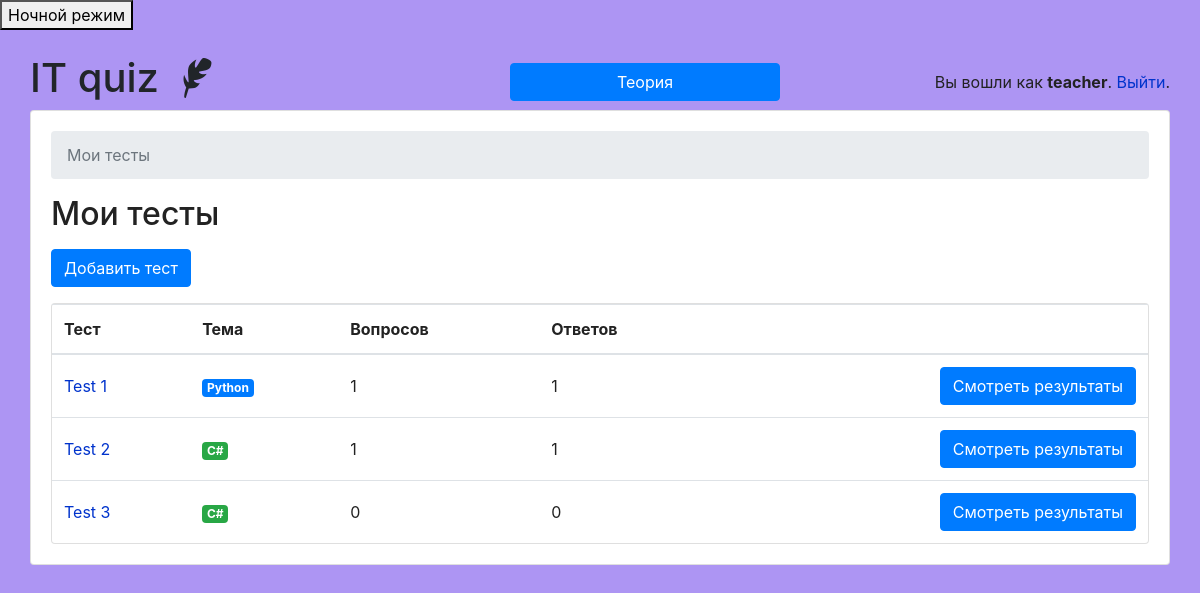
The app's page /teachers/ (signed in) with its own data.
### classroom/models.py (models this page shows, shortened)
class User(AbstractUser):
    is_student = models.BooleanField(default=False)
    is_teacher = models.BooleanField(default=False)

class Quiz(models.Model):
    owner = models.ForeignKey(User, on_delete=models.CASCADE, related_name='quizzes')
    name = models.CharField(max_length=255)
    subject = models.ForeignKey(Subject, on_delete=models.CASCADE, related_name='quizzes')

class Subject(models.Model):
    name = models.CharField(max_length=30)
    color = models.CharField(max_length=7, default='#007bff')
    def get_html_badge(self):
        name = escape(self.name)
        color = escape(self.color)
        html = '<span class="badge badge-primary" style="background-color: %s">%s</span>' % (color, name)
        return mark_safe(html)

### classroom/views/teachers.py (the view)
# urls.py: path('', students.QuizListView.as_view(), name='quiz_list'),
@method_decorator([login_required, teacher_required], name='dispatch')
class QuizListView(ListView):
    model = Quiz
    ordering = ('name', )
    context_object_name = 'quizzes'
    template_name = 'classroom/teachers/quiz_change_list.html'
    def get_queryset(self):
        queryset = self.request.user.quizzes \
            .select_related('subject') \
            .annotate(questions_count=Count('questions', distinct=True)) \
            .annotate(taken_count=Count('taken_quizzes', distinct=True))
        return queryset

### classroom/templates/classroom/teachers/quiz_change_list.html
{% extends 'base.html' %}
{% block content %}
  <nav aria-label="breadcrumb">
    <ol class="breadcrumb">
      <li class="breadcrumb-item active" aria-current="page">Мои тесты</li>
    </ol>
  </nav>
  <h2 class="mb-3">Мои тесты</h2>
  <a href="{% url 'teachers:quiz_add' %}" class="btn btn-primary mb-3" role="button">Добавить тест</a>
  <div class="card wrp">
    <table class="table mb-0">
      <thead>
        <tr>
          <th>Тест</th>
          <th>Тема</th>
          <th>Вопросов</th>
          <th>Ответов</th>
          <th></th>
        </tr>
      </thead>
      <tbody>
        {% for quiz in quizzes %}
          <tr>
            <td class="align-middle"><a href="{% url 'teachers:quiz_change' quiz.pk %}">{{ quiz.name }}</a></td>
            <td class="align-middle">{{ quiz.subject.get_html_badge }}</td>
            <td class="align-middle">{{ quiz.questions_count }}</td>
            <td class="align-middle">{{ quiz.taken_count }}</td>
            <td class="text-right">
              <a href="{% url 'teachers:quiz_results' quiz.pk %}" class="btn btn-primary">Смотреть результаты</a>
            </td>
          </tr>
        {% empty %}
          <tr>
            <td class="bg-light text-center font-italic" colspan="5">Вы еще не создали ни одного теста.</td>
          </tr>
        {% endfor %}
      </tbody>
    </table>
  </div>
{% endblock %}

### templates/base.html (shortened to what this page needs)
{% load static %}<!doctype html>
<html lang="en">
  <head>
    <link rel="stylesheet" href="https://maxcdn.bootstrapcdn.com/bootstrap/4.0.0/css/bootstrap.min.css">
    <link rel="stylesheet" type="text/css" href="{% static 'vendor/fontello-2f186091/css/fontello.css' %}">
    <link rel="stylesheet" type="text/css" href="{% static 'css/app.css' %}">
    {% if user.is_authenticated and user.is_teacher %}
      <link rel="stylesheet" type="text/css" href="{% static 'css/teachers.css' %}">
    {% else %}
      <link rel="stylesheet" type="text/css" href="{% static 'css/students.css' %}">
    {% endif %}
  </head>
  <body>
    <button class="btn-toggle">Ночной режим</button>
    <div class="container my-4">
      <div class="row justify-content-center">
        <div class="w-100">
          <div class="row d-flex align-items-center">
            <div class="col">
              <h1 class="logo">
                <a href="{% url 'home' %}">
                  IT quiz
                  {% if user.is_authenticated %}
                    {% if user.is_teacher %}
                      <span class="icon-feather" data-toggle="tooltip" data-placement="right" title="Teacher profile"></span>
                    {% else %}
                      <span class="icon-graduation-cap" data-toggle="tooltip" data-placement="right" title="Student profile"></span>
                    {% endif %}
                  {% endif %}
                </a>
              </h1>
            </div>
            <div class="col text-right">
              <button type="button" class="btn btn-primary w-75" data-toggle="modal" data-target=".bd-example-modal-lg">Теория</button>
            </div>
            <div class="col text-right">
              {% if user.is_authenticated %}
                <p class="pt-3">Вы вошли как <strong>{{ user.username }}</strong>. <a href="{% url 'logout' %}">Выйти</a>.</p>
              {% else %}
                <a href="{% url 'login' %}" class="btn btn-light" role="button">Вход</a>
                <a href="{% url 'signup' %}" class="btn btn-primary" role="button">Регистрация</a>
              {% endif %}
            </div>
          </div>
          <div class="card mb-3 wrp">
            <div class="card-body">
              {% block content %}
              {% endblock %}
            </div>
          </div>
        </div>
      </div>
    </div>
  </body>
</html>

### static/css/app.css (style rules this page uses)
.logo a { color: #212529; text-decoration: none; }
body { color: #222; background: #fff; }
a { color: #0033cc; }

### static/css/teachers.css (style rules this page uses)
body { background-color: #ad95f3; }

### records on screen
User: username "teacher"
Quiz: name "Test 1", subject.get_html_badge "Python", questions_count "1", taken_count "1"
Quiz: name "Test 2", subject.get_html_badge "C#", questions_count "1", taken_count "1"
Quiz: name "Test 3", subject.get_html_badge "C#", questions_count "0", taken_count "0"
